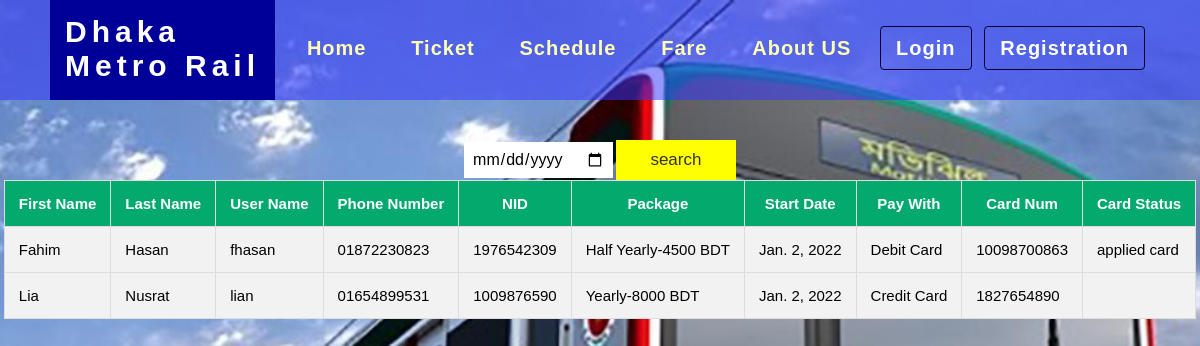
The app's page /preticket/, older data.
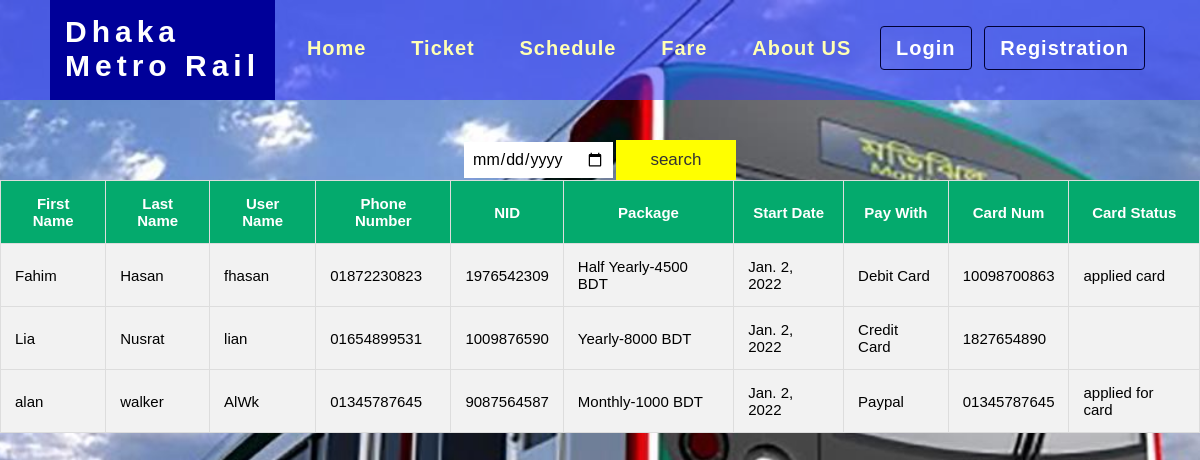
The same page, newer data.
### metro_app/models.py (models this page shows)
class PremiumMember(models.Model):
    First_Name = models.CharField(max_length=30,default='',null=False)
    Last_Name = models.CharField(max_length=30,default='',null=False)
    User_Name = models.CharField(max_length=30,default='',null=False)
    Phone_Number = models.CharField(max_length=30,default='',null=False)
    NID = models.CharField(max_length=30,default='',null=False)
    Package = models.CharField(max_length=30, default='', null=False)
    Pay_With = models.CharField(max_length=30)
    Card_Num = models.CharField(max_length=30,default='',null=False)
    Start_Date = models.DateField(auto_now=True)
    Card_Status = models.CharField(max_length=15, default='',null=True)

### metro_app/views.py (the view)
# urls.py: path('preticket/',views.premium_tickets,name="preticket"),
def premium_tickets(request):
    searchresult=PremiumMember.objects.all()
    Start_Date=request.POST.get('date')
    if Start_Date != '' and Start_Date is not None:
        searchresult=searchresult.filter(Start_Date=Start_Date)
        print(Start_Date)
        print(searchresult)
    return render(request,'metro_app/premium_ticket.html',{"data":searchresult})

### templates/metro_app/premium_ticket.html (shortened to what this page needs)
{% load static %}
<!DOCTYPE html>
<html>
<head>
    <link rel="stylesheet" href={% static 'premium.css' %}>
</head>
<body>
    <div class="wrapper">
        <div class="Container">
            <div class="nav">
                <div class="logo">
                    Dhaka <br> Metro Rail
                </div>
                <div class="menu">
                    <ul class="navMenu">
                        <li><a href="HomePage.html">Home</a></li>
                        <li><a href="#">Ticket</a></li>
                        <li><a href="schedule_check.html">Schedule</a></li>
                        <li><a href="#">Fare</a></li>
                        <li><a href="#">About US</a></li>
                        <li><a href="login.html">Login</a></li>
                        <li><a href="Register.html">Registration</a></li>
                    </ul>
                </div>
            </div>
            <div id="table">
                <div class="search">
                    <form method="post" action="{% url 'preticket' %}">
                        <input type="date" id="date" name="date" placeholder="Date">
                        <input id="serBtn" type="submit" value="search">
                </div>
                <table id="tab">
                    <tr>
                        <th>First Name</th>
                        <th>Last Name</th>
                        <th>User Name</th>
                        <th>Phone Number</th>
                        <th>NID</th>
                        <th>Package</th>
                        <th>Start Date</th>
                        <th>Pay With</th>
                        <th>Card Num</th>
                        <th>Card Status</th>
                    </tr>
                    {% for row in data %}
                    <tr>
                        <td>{{row.First_Name}}</td>
                        <td>{{row.Last_Name}}</td>
                        <td>{{row.User_Name}}</td>
                        <td>{{row.Phone_Number}}</td>
                        <td>{{row.NID}}</td>
                        <td>{{row.Package}}</td>
                        <td>{{row.Start_Date}}</td>
                        <td>{{row.Pay_With}}</td>
                        <td>{{row.Card_Num}}</td>
                        <td>{{row.Card_Status}}</td>
                    </tr>
                    {% endfor %}
                </table>
            </div>
        </div>
    </div>
</body>
</html>

Row changes from the older to the newer data that the page shows:
added PremiumMember: First_Name "alan", Last_Name "walker", User_Name "AlWk", Phone_Number "01345787645", NID "9087564587", Package "Monthly-1000 BDT", Start_Date "Jan. 2, 2022", Pay_With "Paypal", Card_Num "01345787645", Card_Status "applied for card"
